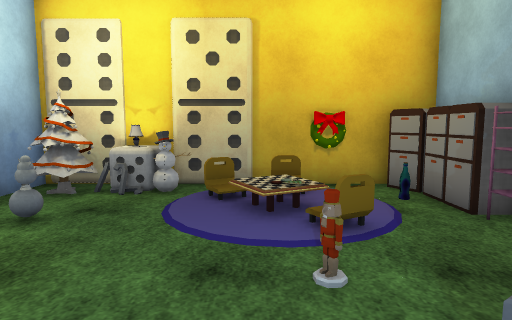
[1] (above)

14 first-person views from a walk through a Unity game level. The camera is 1.5 m above the floor, tilts 6° down and sees 75° across. Doors are open. The floor is counted in squares, 1 m on a side. Each view is taken from the middle of a square. On the plan, view 1 faces up. The plan holds only what a view shows up to about 15 squares ahead; the rest is blank. The player is left out. Some animated figures are not drawn. Some surface patterns are stand-ins.

[2]
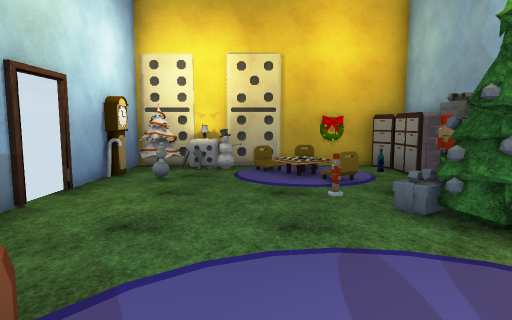

[3]
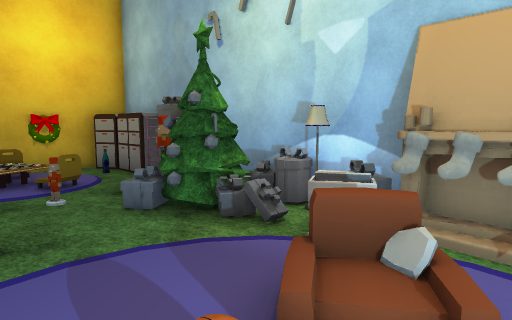

[4]
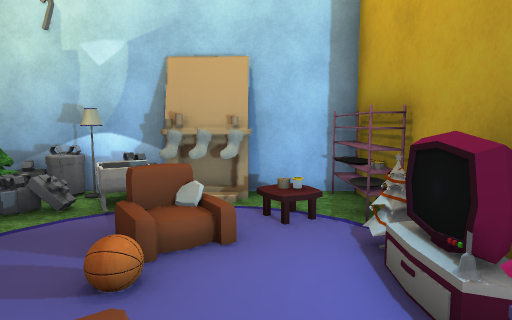

[5]
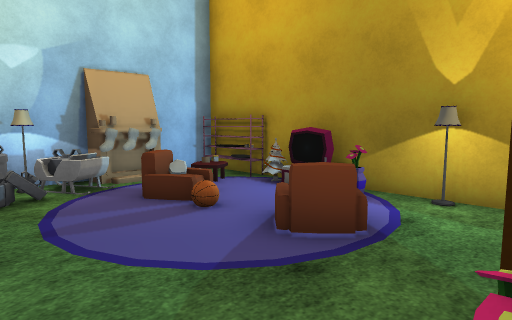

[6]
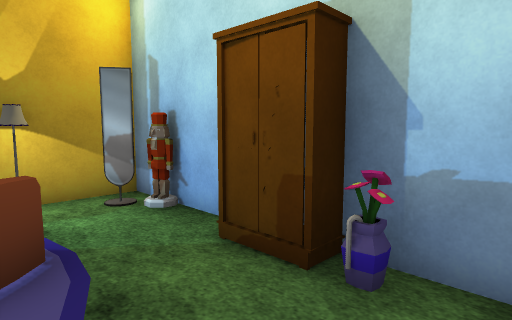

[7]
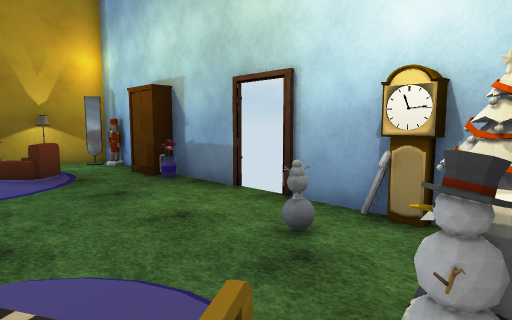

[8]
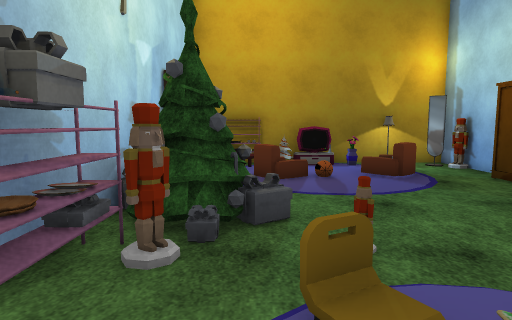

[9]
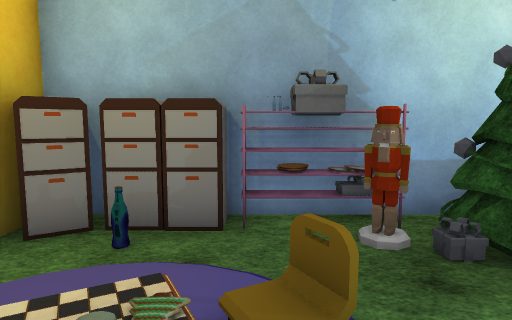

[10]
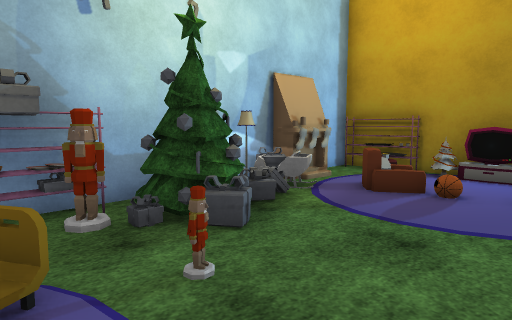

[11]
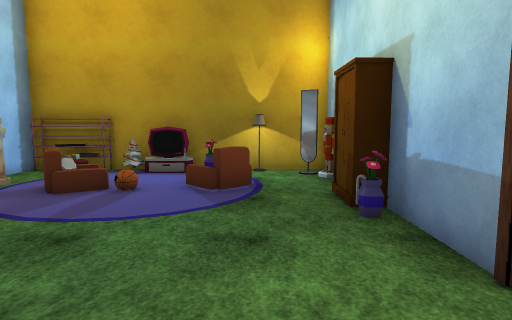

[12]
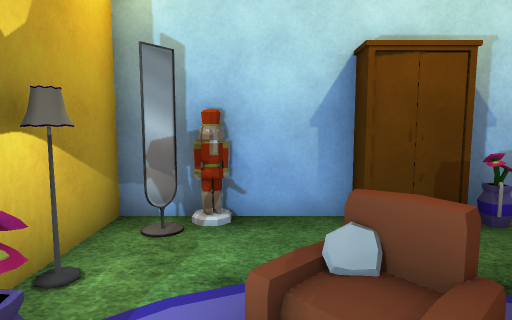

[13]
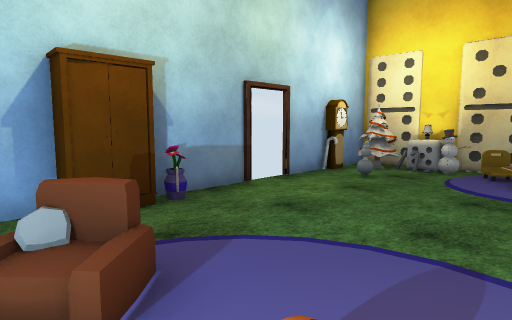

[14]
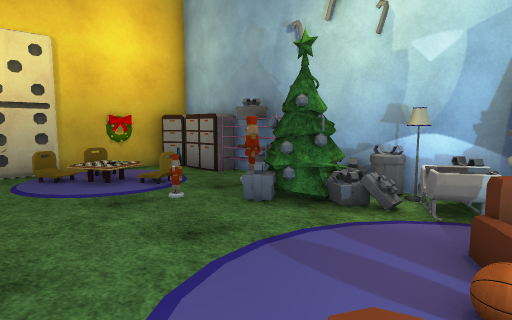

### Floor plan
Points are (right, up) in squares from view 1. A wall is a line through its corners. A room is listed if a view was taken in it or the views show most of it. See-through windows are left out.
Room 1 (views 1, 2, 3, 4, 5, 6, 7, 8, 9, 10, 11, 12, 13, 14)
walls: (4.5, -1.6) (4.5, 5.5); (-5.4, 2) (-5.4, -0.8); (-5.4, -2.4) (-5.4, -4.6); (-5.4, 5.8) (-5.4, 3.6); (-2.6, -6.2) (-1.4, -6.2); (-5.4, -4.8) (-5.4, -6.2) (-3.4, -6.2); (-5.4, 7) (-5.4, 6.4); (3.9, 8.4) (-5.5, 8.4); (4.5, -6.2) (4.5, -3.8)
ways out: open door at (-5, 2.5)
objects: other object (-5, -5); other object (-5, -2) to (-5, -1); other object (-5, 0); other object (-5, 5); other object (-5, 6); other object (-5, 7) to (-4, 8); other object (-4, 5); other object (-3, -6); other object (-3, 7); other object (-3, 8); other object (-2, -5); other object (-2, -3); other object (-2, 8); other object (-1, -6); other object (-1, -5); other object (-1, 7); other object (-1, 8); other object (0, -6); other object (0, -3) to (3, -2); other object (1, -6) to (3, -5); other object (1, 5); other object (1, 8); other object (2, -6); other object (2, -2); other object (2, 1); other object (2, 2); other object (3, -6); other object (3, -1); other object (3, 0); other object (3, 1); other object (3, 2); other object (3, 3); other object (3, 7); other object (3, 8) to (4, 8); other object (4, -4); other object (4, -3) to (5, -2); other object (4, -2); other object (4, -1) to (4, 0); other object (4, 1) to (4, 2); other object (4, 3) to (4, 5); other object (4, 6); other object (4, 7)

Where each view was taken, in squares from view 1:
view 1: 0 up, 0 right, facing up
view 2: 4 down, 1 left, facing up
view 3: 4 down, 1 left, facing up-right
view 4: 4 down, 3 left, facing right
view 5: 1 up, 5 left, facing down-right
view 6: 1 up, 2 left, facing down-left
view 7: 8 up, 0 right, facing down-left
view 8: 7 up, 2 right, facing down
view 9: 5 up, 1 left, facing right
view 10: 5 up, 2 left, facing down-right
view 11: 5 up, 3 left, facing down
view 12: 4 down, 0 right, facing left
view 13: 4 down, 1 right, facing up-left
view 14: 3 down, 3 left, facing up-right
